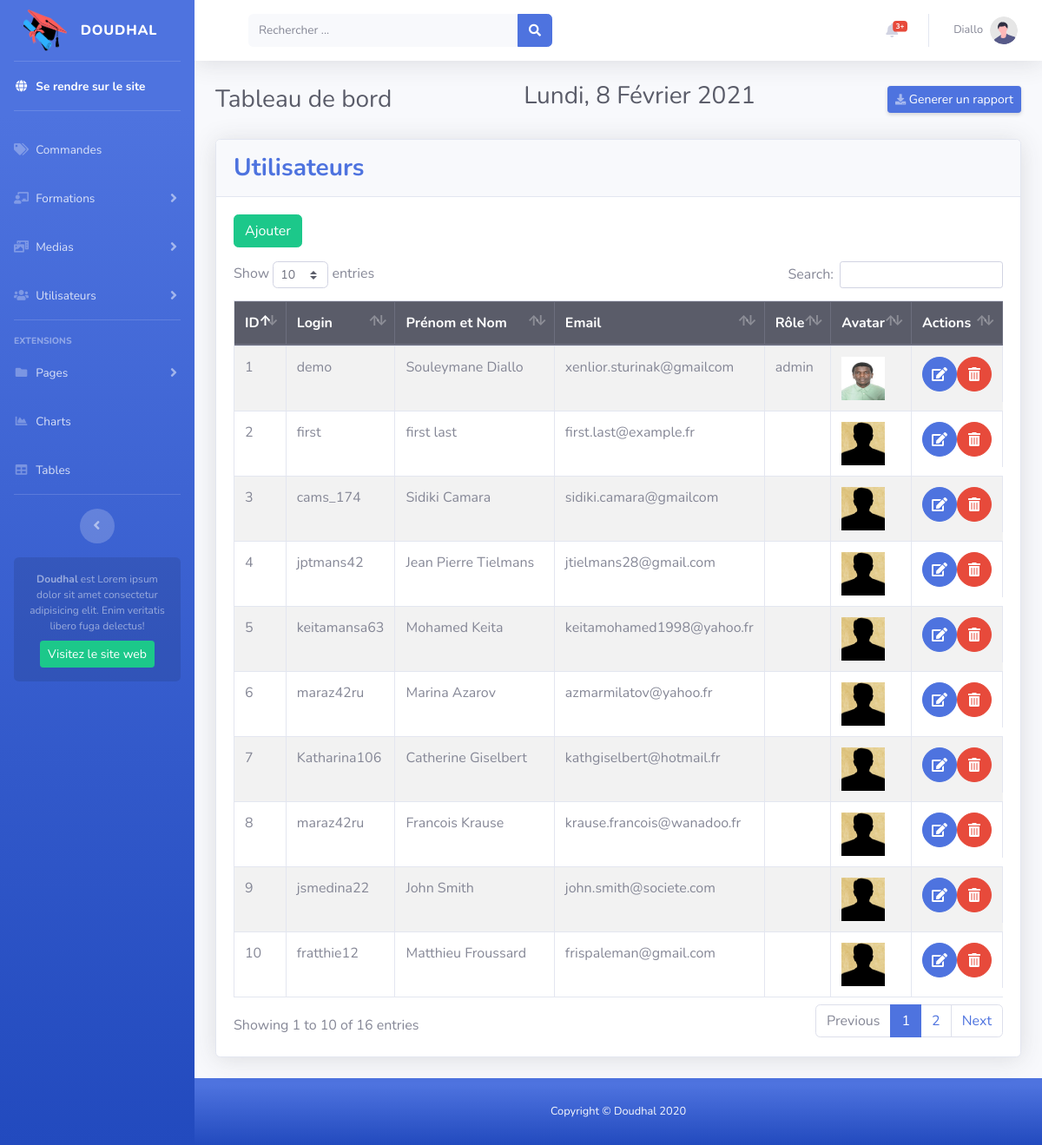
The page /admin.php?p=users.index (signed in) on the database its author committed.
### tables this page shows
CREATE TABLE `users` (
  `id` int(11) NOT NULL,
  `first_name` varchar(100) DEFAULT NULL,
  `last_name` varchar(50) DEFAULT NULL,
  `login` varchar(50) DEFAULT NULL,
  `password` varchar(40) DEFAULT NULL,
  `mail` varchar(100) DEFAULT NULL,
  `tel` varchar(50) DEFAULT NULL,
  `address` varchar(255) DEFAULT NULL,
  `status` varchar(20) DEFAULT NULL,
  `avatar` varchar(255) DEFAULT NULL
);

### app/Autoloader.php (called while the page is built, shortened)
<?php
class Autoloader {
    static function autoload($class){
        if(strpos($class, __NAMESPACE__.'\\') === 0){
            $class = str_replace(__NAMESPACE__.'\\', '', $class);
            $class = str_replace('\\', '/', $class);
        }
    }
}
?>

### app/App.php (called while the page is built, shortened)
<?php
class App{
    private static $database;
    public static function getDatabase(){
        if(self::$database === null){
            self::$database = new Database(self::DB_NAME, self::DB_USER, self::DB_PASSWORD, self::DB_HOST);
        }
        return self::$database;
    }
}

### app/Database.php (called while the page is built, shortened)
<?php
class Database{
    private $db_host;
    private $db_name;
    private $db_user;
    private $db_password;
    private $pdo;
    public function __construct($db_name, $db_user='admin', $db_password='admin',  $db_host='localhost'){
        $this->db_host = $db_host;
        $this->db_name = $db_name;
        $this->db_user = $db_user;
        $this->db_password = $db_password;
    }
    private function getPDO(){
        if($this->pdo === null){
            $pdo = new PDO("mysql:hostname={$this->db_host};dbname={$this->db_name}", $this->db_user, $this->db_password);
            $pdo->setAttribute(PDO::ATTR_ERRMODE, PDO::ERRMODE_EXCEPTION);
            $this->pdo = $pdo;
        }
        return $this->pdo;
    }
    public function query($statement, $class_name=null, $one='false'){
        $requete = $this->getPDO()->query($statement);
        if($class_name === null){
            $requete->setFetchMode(PDO::FETCH_OBJ);
        }else {
            $requete->setFetchMode(PDO::FETCH_CLASS, $class_name);
        }
        if($one){
            $data = $requete->fetch();
        }else{
            $data = $requete->fetchAll();
        }
        return $data;
    }
}

### app/Table/Table.php (called while the page is built, shortened)
<?php
class Table {
    public static function query($statement, $attributes=null, $one=false){
        if($attributes){
            return App::getDatabase()->prepare($statement, $attributes, get_called_class(), $one);
        }else{
            return App::getDatabase()->query($statement, get_called_class(), $one);
        }
    }
}

### app/Table/User.php (called while the page is built, shortened)
<?php
class User extends Table{
    protected static $table = 'users';
    public static function getAll(){
        return self::query(
            "SELECT *
            FROM ".self::$table."");
    }
    public function getFullname(){
        return $this->first_name." ".$this->last_name;
    }
}

### pages/admin/users/index.php (the view, shortened to what this page needs)
<?php
$users = User::getAll();
?>
<div class="card shadow mb-4">
    <div class="card-header py-3">
        <h3 class="m-0 font-weight-bold text-primary">Utilisateurs</h3>
    </div>
    <div class="card-body">
        <div class="table-responsive">
            <p>
                <a href="?p=users.add" class="btn btn-success">Ajouter</a>
            </p>
            <table class="table table-bordered table-striped" id="dataTable">
                <thead class="thead-dark">
                    <th>ID</th>
                    <th>Login</th>
                    <th>Prénom et Nom</th>
                    <th>Email</th>
                    <th>Rôle</th>
                    <th>Avatar</th>
                    <th>Actions</th>
                </thead>
                <tbody>
                    <?php foreach($users as $user): ?>
                    <tr>
                        <td><?= $user->id ?></td>
                        <td><?= $user->login ?></td>
                        <td><?= $user->getFullname() ?></td>
                        <td><?= $user->mail ?></td>
                        <td><?= $user->status ?></td>
                        <td>
                            <?php $image = (!is_null($user->avatar))?$user->avatar:"profile.png"; ?>
                            <img class="img-fluid img-avatar-min" src="images/avatars/<?= $image ?>" alt="">
                        </td>
                        <td class="d-flex flex-row justify-content-around">
                            <a href="?p=users.edit&id=<?= $user->id ?>" class="btn btn-primary btn-circle"><i class="fas fa-edit"></i></a>
                            <form action="?p=users.delete" method="POST" class="d-inline">
                                <button type="submit" class="btn btn-circle btn-danger"><i class="fas fa-trash-alt"></i></button>
                            </form>
                        </td>
                    </tr>
                    <?php endforeach; ?>
                </tbody>
            </table>
        </div>
    </div>
</div>

### rows shown on the page
users: id "1", login "demo", $user->getFullname() "Souleymane Diallo", mail "xenlior.sturinak@gmailcom", status "admin", avatar (picture)
users: id "2", login "first", $user->getFullname() "first last", mail "first.last@example.fr"
users: id "3", login "cams_174", $user->getFullname() "Sidiki Camara", mail "sidiki.camara@gmailcom"
users: id "4", login "jptmans42", $user->getFullname() "Jean Pierre Tielmans", mail "jtielmans28@gmail.com"
users: id "5", login "keitamansa63", $user->getFullname() "Mohamed Keita", mail "keitamohamed1998@yahoo.fr"
users: id "6", login "maraz42ru", $user->getFullname() "Marina Azarov", mail "azmarmilatov@yahoo.fr"
users: id "7", login "Katharina106", $user->getFullname() "Catherine Giselbert", mail "kathgiselbert@hotmail.fr"
users: id "8", login "maraz42ru", $user->getFullname() "Francois Krause", mail "krause.francois@wanadoo.fr"
users: id "9", login "jsmedina22", $user->getFullname() "John Smith", mail "john.smith@societe.com"
users: id "10", login "fratthie12", $user->getFullname() "Matthieu Froussard", mail "frispaleman@gmail.com"

### other values the page prints
$_SESSION['user_name'] "Diallo"
